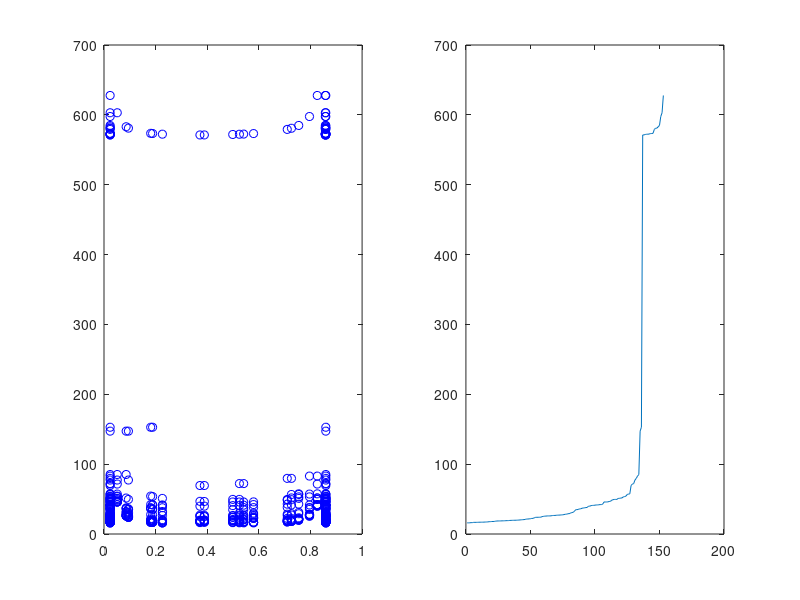

Recreate this plot in MATLAB.
close all
clear all
clc

n = 20;

x = rand(n,1);

ids = 1:n;
[xmin, idsxmin] = min(x);
[xmax, idsxmax] = max(x);

k = 4;

combins = combnk(ids,k);
combins = combins.*(repmat(((any(combins==idsxmin,2)).*(any(combins==idsxmax,2)))==1,1,k));

prm = combnk(1:k,2);

combins(combins(:,1)==0,:) = [];

nrg = zeros(size(combins,1),1);
length(nrg)


for p = 1:size(combins,1)
    nrg(p) = sum(1./abs(x(combins(p,prm(:,1)))-x(combins(p,prm(:,2)))));
end

[nrg,idold]=sort(nrg);
combins = combins(idold,:);

% combins = combins(round(linspace(1,length(nrg),100)),:);
% nrg = nrg(round(linspace(1,length(nrg),100)));

subplot(1,2,1)
for i = 1:length(nrg)
    plot(x(combins(i,:)),ones(k,1).*nrg(i),'bo');
    hold on
end

subplot(1,2,2)
plot(nrg)

% figure
% histogram(nrg)